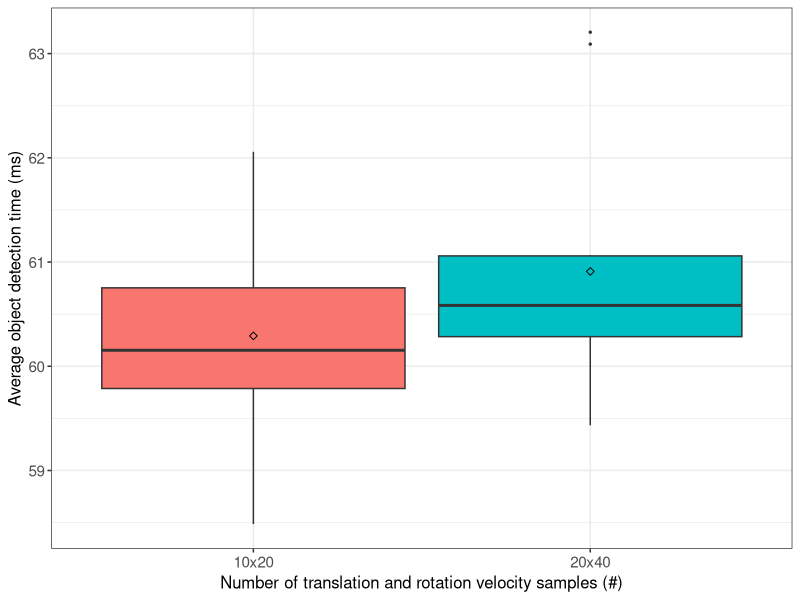
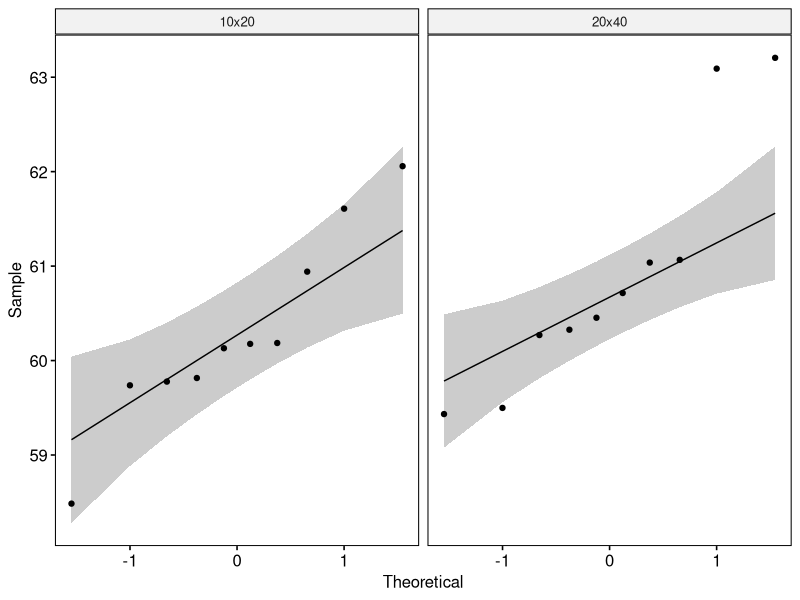

Write R code to recreate these figures, in order.
## ---- chunk 1
if (!require('tidyverse')) install.packages('tidyverse', dependencies = TRUE); library('tidyverse')
if (!require('ggpubr')) install.packages('ggpubr', dependencies = TRUE); library('ggpubr')
if (!require('rstatix')) install.packages('rstatix', dependencies = TRUE); library('rstatix')
if (!require('ggplot2')) install.packages('ggplot2', dependencies = TRUE); library('ggplot2')
## ---- chunk 2
data <- read.csv(file = '../../raw_data/test_velocity_samples/run_table.csv')
data <- subset(data, select = c(X__run_id, velocity_samples, avg_detection_time_ms))
data$velocity_samples <- as.factor(data$velocity_samples)
data$avg_detection_time_ms <- as.numeric(data$avg_detection_time_ms)
## ---- chunk 3
data %>%
  group_by(velocity_samples) %>%
  get_summary_stats(avg_detection_time_ms, type = "mean_sd")
## ---- chunk 4
ggplot(data, aes(x = velocity_samples, y = avg_detection_time_ms, fill = velocity_samples)) +
  theme_bw() + 
  geom_boxplot(width = 0.9, outlier.size = 0.5) + 
  stat_summary(fun = mean, color = 'black', geom = 'point', shape = 5, size = 1.5) +
  labs(x = "Number of translation and rotation velocity samples (#)", y = "Average object detection time (ms)") +
  theme(legend.position = 'none') +
  theme(
    axis.title.x = element_text(size = 12, family = 'sans'),
    axis.title.y = element_text(size = 12, family = 'sans'),
    axis.text.x = element_text(size = 11, family = 'sans'),
    axis.text.y = element_text(size = 11, family = 'sans')
  )
## ---- chunk 5
data %>% 
  group_by(velocity_samples) %>%
  identify_outliers(avg_detection_time_ms)
## ---- chunk 6
ggqqplot(data, x = "avg_detection_time_ms", facet.by = "velocity_samples")
## ---- chunk 7
data %>%
  group_by(velocity_samples) %>%
  shapiro_test(avg_detection_time_ms)
## ---- chunk 8
data %>%
  t_test(avg_detection_time_ms ~ velocity_samples) %>%
  add_significance()
